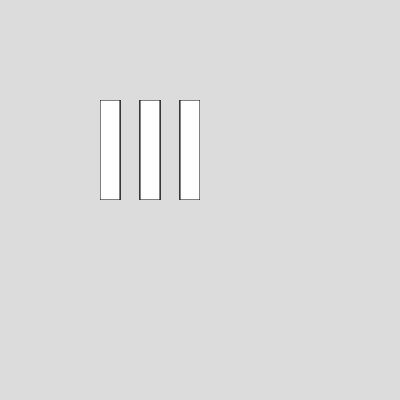
Frame 1 (no input)
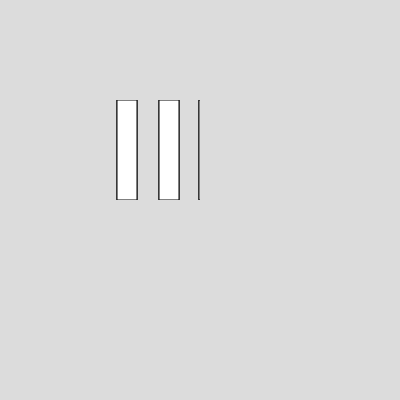
Frame 60 (no input)
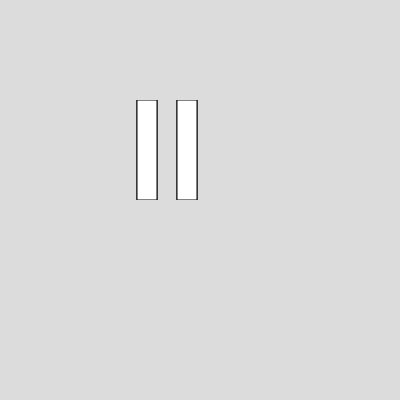
Frame 120 (the mouse pressed at the canvas centre since frame 60)

The p5.js sketch that drew these frames (run headless with seeded random() and noise() and a simulated clock; from frame 60 on, the mouse is pressed at the canvas centre):

// p5.js sketch
// ── sketch.js
let s1;
let sArr = [];
let m = 1;
let d = 20;
let pg;
function setup() {
  createCanvas(400, 400);
  // pg = createGraphics(100, 100);
  for (i = 0; i < d; i++) {
    //check the stripe constructor file in the left
    sArr[i] = new Stripe(100,100,i * d, 0, d,100);
  }
}

function draw() {
  background(220);
  noStroke();
  // pg.background(20);
  buf()
   // pg.rect(0,0,20,10)
  // image(pg, 0, 0);
}

function buf(){
  for (i = 0; i < d; i++) {
    if (i % 2 == 0) {
      sArr[i].display();
      sArr[i].move(1, 0);
    }
    if (sArr[i].x > width) {
      sArr[i].x = -1;
    }
    sArr[i].show()
  }
}
// ── stripe.js

class Stripe {
  constructor(gx,gy,x, y, w, h) {
    this.gx = gx;
    this.gy = gy;
    this.x = x;
    this.y = y;
    this.w = w;
    this.h = h;
  }
  
  move(posX, posY){
    this.x = this.x+posX  
    this.y = this.y+posY  
  }
  
  display(){
    pg = createGraphics(this.gx,this.gy)
    pg.pixelDensity(4)
    pg.rect(this.x,this.y,this.w,this.h)
    
  }
  
  show(){
    image(pg,this.gx,this.gy)
    
  }
}
